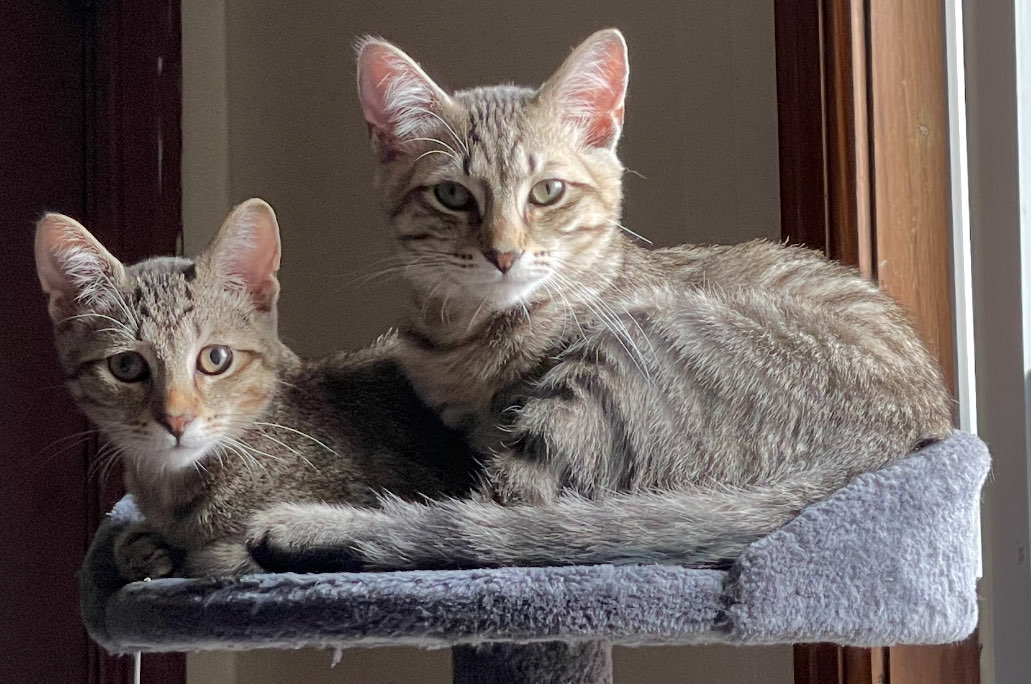
#> input picture cat_iOS_original.jpg, 1031 x 684 px
$ python Fourier.py
#> lines starting #> are read from the running program, lines starting #| are printed output that depends on the picture
import numpy as np
import matplotlib.pyplot as plt
from matplotlib.animation import FuncAnimation
from matplotlib.patches import FancyArrowPatch
import matplotlib.image as mpimg

# Load the contour data (assuming the contour points are already extracted)
contour = np.load('cat_iOS_contour.npy')
#> (reads cat_iOS_contour.npy from the repository)

# Convert the contour points to complex numbers
contour_complex = contour[:, 0, 0] + 1j * contour[:, 0, 1]

# Normalize and scale the contour to fit the canvas (flip the imaginary part to correct orientation)
contour_complex -= np.mean(contour_complex)
contour_complex = contour_complex.real - 1j * contour_complex.imag  # Flip the imaginary component
scale_factor = 500 / max(np.abs(contour_complex))  # Fit within [-500, 500]
contour_complex *= scale_factor

# Number of points in the contour
N = len(contour_complex)

# Define Fourier coefficients using vectorized method
def calculate_fourier_coeffs(contour, num_coeffs):
    coeffs = []
    for n in range(-num_coeffs, num_coeffs + 1):
        integrand = contour * np.exp(-2j * np.pi * n * np.arange(N) / N)
        coeff = np.sum(integrand) / N
        coeffs.append((n, coeff))
    return sorted(coeffs, key=lambda x: np.abs(x[1]), reverse=True)

# Get a limited number of Fourier coefficients (you can adjust this)
num_components = 35  # Adjust to control the number of components
fourier_coeffs = calculate_fourier_coeffs(contour_complex, num_components)

# Set up the figure for the animation and image subplot
fig, (ax1, ax2) = plt.subplots(2, 1, figsize=(8, 14), gridspec_kw={'height_ratios': [3, 1.3]})

# Adjust the spacing between the two subplots (reduce gap)
plt.subplots_adjust(hspace=0.05, top=0.9, bottom=0.1)  # Decrease hspace to almost zero

# Remove axes and title for email signature
ax1.set_xlim(-500, 500)
ax1.set_ylim(-500, 500)
ax1.set_aspect('equal')
ax1.axis('off')  # Remove axes
ax2.axis('off')  # Remove axes from image subplot

# Load and display the original cat image in the lower subplot
cat_image = mpimg.imread('cat_iOS_original.jpg')
#> cat_image is the input picture: shape (684, 1031, 3); mean R, G, B 102.7, 92.4, 89.6
ax2.imshow(cat_image)

# Initialize the line for the traced path
trace, = ax1.plot([], [], 'r-', lw=2)

# Initialize lists for arrows and epicycles
arrows = []
epicycles = []

# Add arrow objects and epicycles for each component
for i in range(len(fourier_coeffs)):
    # Calculate arrow length for proportional head size
    arrow_length = np.abs(fourier_coeffs[i][1]) / 80
    # Create an arrow with filled triangle heads (adjust mutation_scale proportional to length)
    arrow = FancyArrowPatch((0, 0), (0, 0), color='blue', arrowstyle='-|>', mutation_scale=5 * arrow_length, lw=1.5)
    ax1.add_patch(arrow)
    arrows.append(arrow)

    # Epicycles for visualization
    epicycle, = ax1.plot([], [], 'grey', lw=0.5, linestyle='--')
    epicycles.append(epicycle)

# Store the path traced by the tip of the last arrow
path = []

# Function to initialize the animation
def init():
    trace.set_data([], [])
    for arrow in arrows:
        arrow.set_positions((0, 0), (0, 0))
    for epicycle in epicycles:
        epicycle.set_data([], [])
    return trace, *arrows, *epicycles

# Function to animate each frame
def animate(t):
    global path
    z = 0
    arrow_positions = [z]

    # Calculate position of arrow heads for each coefficient
    for n, coeff in fourier_coeffs:
        z += coeff * np.exp(2j * np.pi * n * t / N)
        arrow_positions.append(z)

    # Update arrows and epicycles
    for i in range(len(arrow_positions) - 1):
        # Update arrow
        start = (arrow_positions[i].real, arrow_positions[i].imag)
        # Slightly extend the end of the arrow to reduce gaps
        end = (arrow_positions[i + 1].real, arrow_positions[i + 1].imag)
        arrows[i].set_positions(start, end)

        # Update the epicycle (grey circle)
        radius = np.abs(fourier_coeffs[i][1])
        theta = np.linspace(0, 2 * np.pi, 100)
        epicycles[i].set_data(
            arrow_positions[i].real + radius * np.cos(theta),
            arrow_positions[i].imag + radius * np.sin(theta)
        )

    # Update the path traced by the final arrow
    path.append(arrow_positions[-1])
    trace.set_data([p.real for p in path], [p.imag for p in path])

    return trace, *arrows, *epicycles

# Create the animation
anim = FuncAnimation(fig, animate, frames=np.linspace(0, N, 180), init_func=init,
                     interval=5, blit=True)

# Save the animation as a GIF
anim.save('cat_fourier.gif', writer='imagemagick', fps=15)
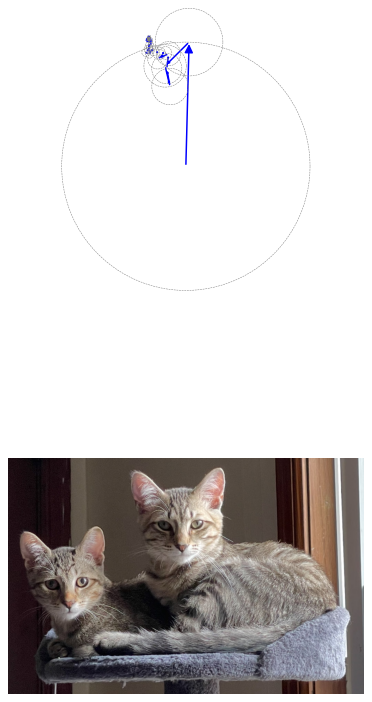
#> figure drawn by matplotlib, 2 panels
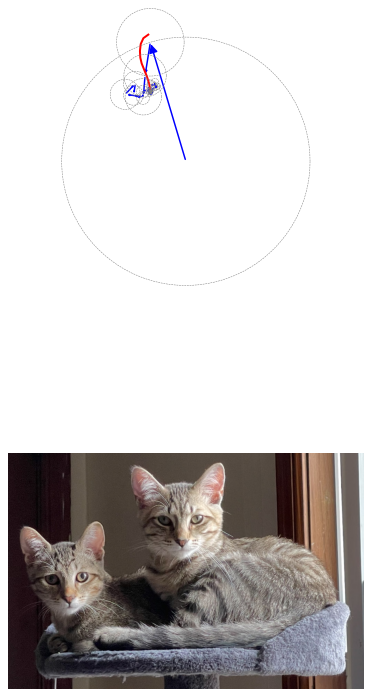
#> figure drawn by matplotlib, 2 panels
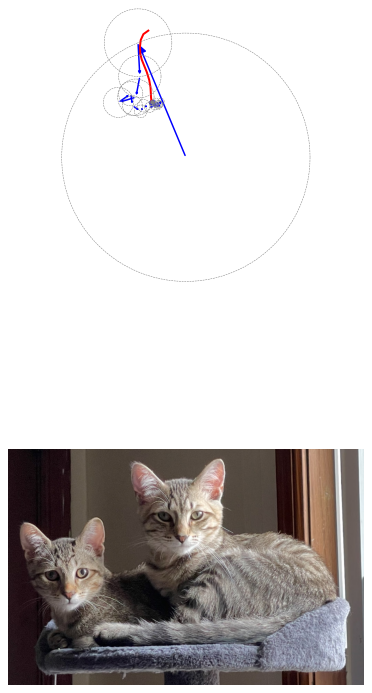
#> figure drawn by matplotlib, 2 panels
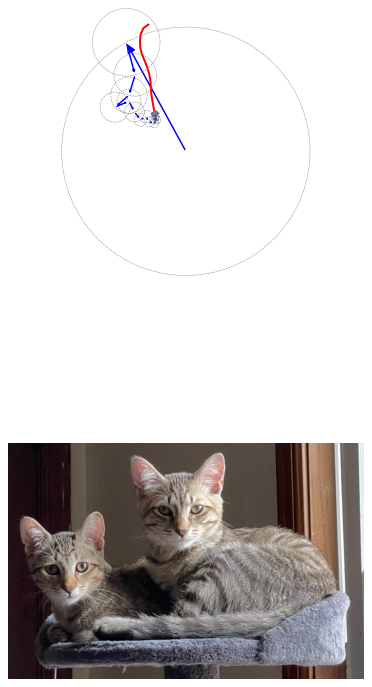
#> figure drawn by matplotlib, 2 panels
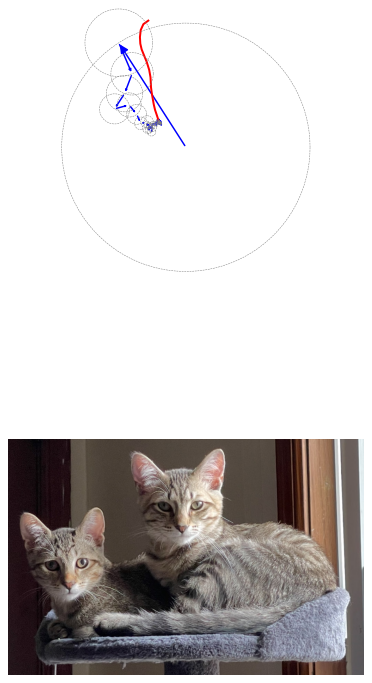
#> figure drawn by matplotlib, 2 panels
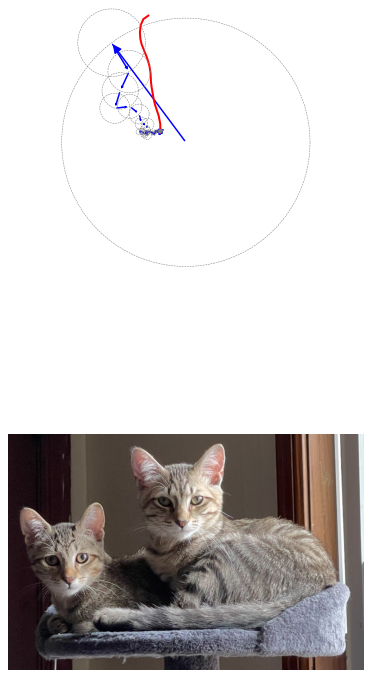
#> figure drawn by matplotlib, 2 panels
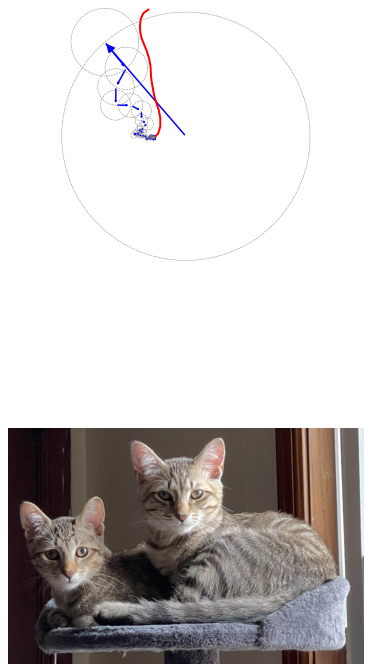
#> figure drawn by matplotlib, 2 panels
#> (the run stopped early here; a loop or call above may not have finished)
